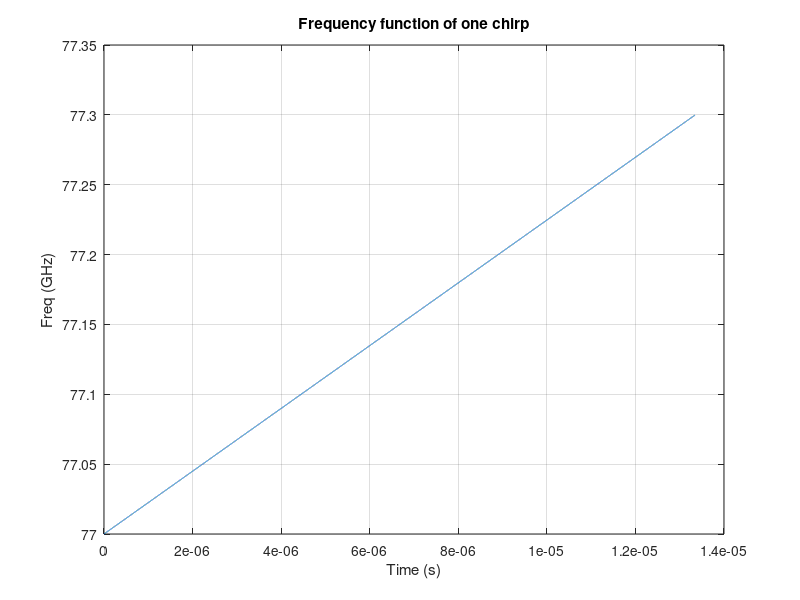
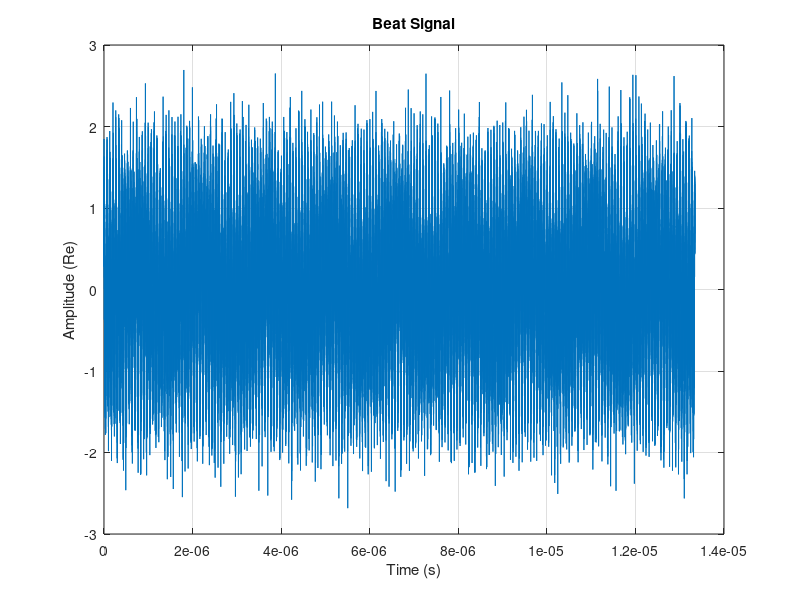
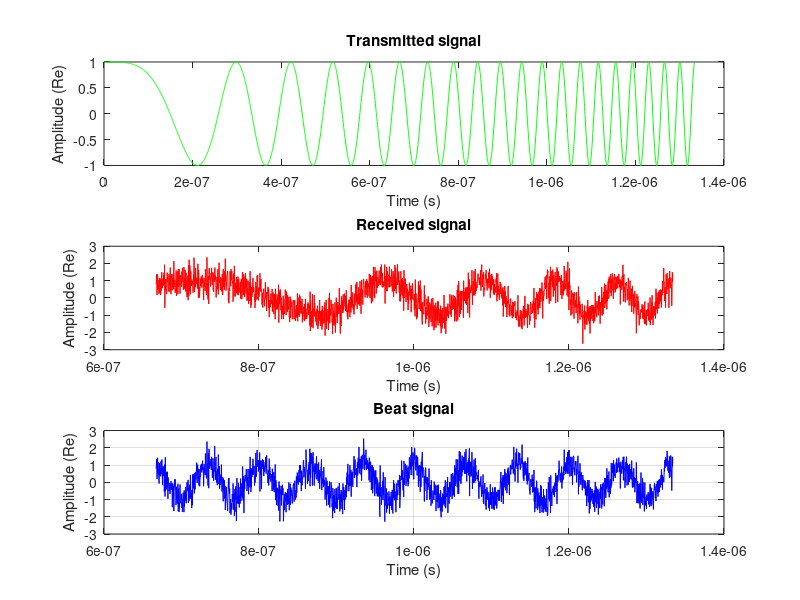
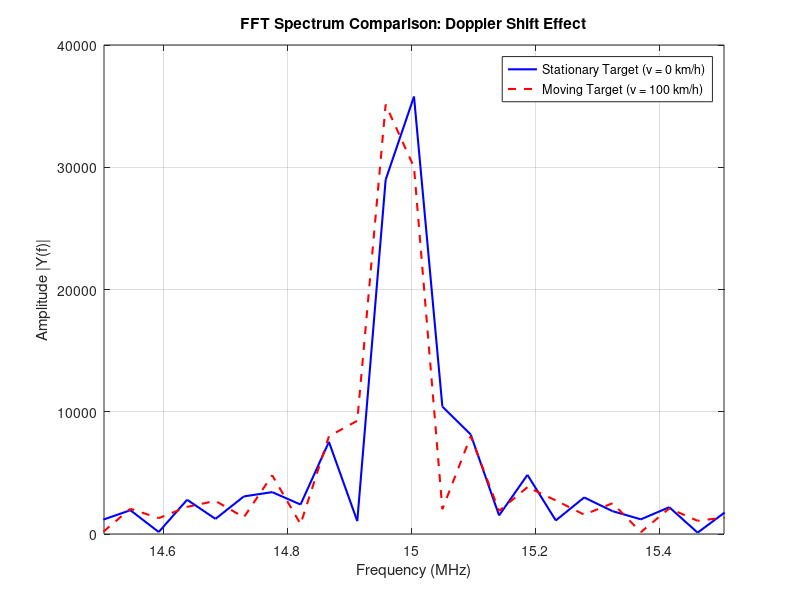

Write MATLAB code to recreate these figures, in order. (Note: this script raises an error after producing the figures.)
clc;
clear;
close all;

% #### PART 1 MANUAL DEFINITION OF SIGNALS ####
               
c = 299792458;  % Light speed const in m/s
fc = 77e9;      % Carrier frequency (77 GHz - standard for automotive radars)

% ---- Project requirements -----

max_range = 200;                        % Maximal range in meters
range_resolution = 0.5;                 % Minimal distinguishable difference in distance in meters
max_velocity = 150;                     % Maximal velocity of measured target in km/h
bandwidth_ = c / (2*range_resolution);  % Bandwidth of our signal 
t_of_flight = 2*max_range/c;            % Time required to signal travel both ways 

% Value below is increased by some factor in order to obtain sufficient
% amount of time to compare it to beat signal
t_sweep = 10 * t_of_flight;             % Duration of 1 chirp 
slope = bandwidth_/t_sweep;             % Frequency slope of chirp
fs = 10*bandwidth_;                     % Sampling frequency

% Ploting parameters
disp(['System parameters        ', 'value']);
disp('------------------------------------');
disp(['Carrier frequency :      ', num2str(fc/1e9), ' GHz']);
disp(['Maximum target range:    ', num2str(max_range), ' m']);
disp(['Measurement resolution:  ', num2str(range_resolution), ' m']);
disp(['Maximum target velocity: ', num2str(max_velocity), ' km/h']);
disp(['Chirp time :             ', num2str(t_sweep*1e6), ' us']);
disp(['Bandwidth :              ', num2str(bandwidth_/1e9), ' GHz']);
disp(['Chirp time (t_sweep):    ', num2str(t_sweep*1e6), ' us']);
disp(['Slope:                   ', num2str(slope/1e12), ' THz/s']);
disp(['Sampling frequency:      ', num2str(fs/1e9), ' GHz']);
disp(' ');

% ---- Target definition ---- 
target_range_0 = 100;   % In meters
target_vel_0 = 0;       % In km/h

target_range_1 = target_range_0;   % In meters
target_vel_1 = 100;     % In km/h

% ---- Signal definition ----

t = 0: (1/fs) : t_sweep;             % Time vector for one chirp
phase_tx = (2*pi*slope*t.^2)/2;      % Phase of one chirp
signal_tx = exp(1j * phase_tx);      % Definition of transitted signal

% % Diagnostic print
% figure;
% plot(t(1:500), real(signal_tx(1:500)));
% title('Begining of transmition signal (Re)');
% xlabel('Time (s)');
% ylabel('Amplittude');
freq_function = (fc + slope * t)/1e9;
figure;
plot(t, freq_function);
title('Frequency function of one chirp');
xlabel('Time (s)');
ylabel('Freq (GHz)');
grid on;
% ---- Signal propagation and echo ----

%Calculation for our first target (target_0)
tau = (2 * target_range_0) / c;                                         % This is our signal travel time (round-trip)
lambda = c / fc;                                                        % wavelenght
f_d_0 = (2 * target_vel_0 * 1000 / 3600) / lambda;                      % Doppler frequency 
phase_rx = (2 * pi * slope * (t-tau).^2) / 2;                           % Reciving signal phase
doppler_shift_signal_0 = exp(1j * 2 * pi * f_d_0 * t);                  % Generationg doppler shift signal
noise = 0.5 * (randn(size(t)) + 1j * randn(size(t)));                   % Generating complex gausian noise 
signal_rx_0 = (exp(1j * phase_rx) .* doppler_shift_signal_0) + noise;   % Return signal with noise and phase shift

%Calculation for our first target (target_1)
f_d_1 = (2 * target_vel_1 * 1000 / 3600) / lambda;                      % Doppler frequency 
doppler_shift_signal_1 = exp(1j * 2 * pi * f_d_1 * t);                  % Generationg doppler shift signal
signal_rx_1 = (exp(1j * phase_rx) .* doppler_shift_signal_1) + noise;   % Return signal with noise and phase shift


% We multiply signals to make use of exponent adding properiety of a
% signals
disp('Comparison od stationary and non stationary target');
disp('------------------------------------');
disp(['Travel time for target_0:              ', num2str(tau), ' s']);
disp(['Doppler freqency for target_0 (vel=0): ', num2str(f_d_0/1e6), ' MHz']);
disp(['Travel time for target_1:              ', num2str(tau), ' s']);
disp(['Doppler freqency for target_1 (vel>0): ', num2str(f_d_1/1e6), ' MHz']);
% ---- Beat signal ----

beat_signal_0 = signal_tx .* conj(signal_rx_0);                         % Generating beat signal for target_0
beat_signal_1 = signal_tx .* conj(signal_rx_1);                         % Generating beat signal for target_1
% Beat signal is generated using Complex Conjugate function, by that we
% ramowe our tx component of recived signal (we subtract it)

% ---- printing results ----
figure;
plot(t, real(beat_signal_0));
title('Beat Signal');
xlabel('Time (s)');
ylabel('Amplitude (Re)');
grid on;
figure;
subplot(3,1,1);
plot(t(1:4000), real(signal_tx(1:4000)),'-g');
xlabel('Time (s)');
ylabel('Amplitude (Re)');
title('Transmitted signal');
subplot(3,1,2);
t_start = round(tau*fs)+1;
plot(t(t_start:4000), real(signal_rx_0(t_start:4000)),'-r');
xlabel('Time (s)');
ylabel('Amplitude (Re)');
title('Received signal');
subplot(3,1,3);
plot(t(t_start:4000), real(beat_signal_0(t_start:4000)),'-b');
title('Beat signal');
xlabel('Time (s)');
ylabel('Amplitude (Re)');
grid on;

% ---- Fast Fourier Transform

% For target_0
beat_signal_cleaned_0 = beat_signal_0(t_start:end);        % Cutting of first samples (before received signal arivall)
N_fft_0 = 2^nextpow2(length(beat_signal_cleaned_0));       % Optymalizing fft transform function
fft_0 = fft(beat_signal_cleaned_0, N_fft_0);               % Fast Fourier transform
fft_shifted_0 = fftshift(fft_0);                           % Shifting order

% For target_1
beat_signal_cleaned_1 = beat_signal_1(t_start:end);        % Cutting of first samples (before received signal arivall)
N_fft_1 = 2^nextpow2(length(beat_signal_cleaned_1));       % Optymalizing fft transform function
fft_1 = fft(beat_signal_cleaned_1, N_fft_1);               % Fast Fourier transform
fft_shifted_1 = fftshift(fft_1);                           % Shifting order

f_axis = fs * (-N_fft_0/2 : N_fft_0/2 - 1) / N_fft_0;      % Axis for fft ploting

% FFT ploting
figure;
plot(f_axis/1e6, abs(fft_shifted_0), 'b-', 'LineWidth', 1.5); 
hold on;
plot(f_axis/1e6, abs(fft_shifted_1), 'r--', 'LineWidth', 1.5); 
hold off;
grid on;
title('FFT Spectrum Comparison: Doppler Shift Effect');
xlabel('Frequency (MHz)');
ylabel('Amplitude |Y(f)|');
legend('Stationary Target (v = 0 km/h)', 'Moving Target (v = 100 km/h)');
% Zoom settings
[~, idx_peak] = max(abs(fft_shifted_0));
f_peak_MHz = f_axis(idx_peak) / 1e6;
zoom = 0.5; 
xlim([f_peak_MHz - zoom, f_peak_MHz + zoom]);

% ---- Spectrogram of chirp ----

%Spectrogram parametrs
window_size = 1024;
overlap = 1000;
nfft = 2048;
% Spectrogram plotting 
figure;
[s, f, t_spec] = spectrogram(signal_tx, window_size, overlap, nfft, fs);    % Generating data for spectrogram plot
s_db = 10 * log10((abs(s)).^2 +eps);                                        % Converting to db Power scale , we add eps, which is relly inrelevant
                                                                            % positive number that allows to deal with log10(0) = -inf rule and by that we can scale our spectrogram properetly 
imagesc(t_spec * 1e6, f / 1e6, s_db);                                       % Plotting spectrogram
ylim([0, bandwidth_ / 1e6]);
max_val = max(s_db(:));                                                     % Regulate renges of colorbar to get clear colour image
clim([max_val - 60, max_val]); 
set(gca, 'YDir', 'normal');                                                 % We rotate y axis to obtain growing in up direction
colormap('jet');
c = colorbar;
c.Label.String = 'Power (dB)';
title('Spetrogram of transmitted signal (TX Chirp)');
xlabel('Time (us)');
ylabel('Frequency (MHz)');

%% 
%   #### PART 2 REALIZATION USING PHASED ARRAY SYSTEM TOOLBOX ####

clc;
clear all;

c = 299792458;  % Light speed const in m/s
fc = 77e9;      % Carrier frequency (77 GHz - standard for automotive radars)
lambda = c/fc;  % Wavelength 

% ---- Project requirements -----

max_range = 200;                                % Maximal range in meters
t_sweep = 5.5 * range2time(max_range, c);       % Duration of 1 chirp 
range_resolution = 0.5;                         % Minimal distinguishable difference in distance in meters
bandwidth_ = rangeres2bw(range_resolution, c);  % Bandwidth of our signal 
slope = bandwidth_/t_sweep;                     % Frequency slope of chirp
fr_max = range2beat(max_range,slope,c);   % Obtaining max freq component of beat signal colerated to distance
max_velocity = 150*1000/3600;                   % Max velocity in meters per second
fd_max = speed2dop(2*max_velocity,lambda);      % Obtaining max freq component of beat signal colerated to speed
fb_max = fr_max+fd_max;                         % Maximum beat signal freq containing distance component as well as velocity component


% ---- HINT ---- 
%{ 
Because an FMCW signal often occupies a large bandwidth, setting the sample rate blindly to twice the bandwidth often 
stresses the capability of A/D converter hardware. To address this issue, you can often choose a lower sample rate.
Consider two things here:

* For a complex sampled signal, the sample rate can be set to the same as the bandwidth.
* FMCW radars estimate the target range using the beat frequency embedded in the dechirped signal. 
   The maximum beat frequency the radar needs to detect is the sum of the beat frequency corresponding to the
   maximum range and the maximum Doppler frequency. Hence, the sample rate only needs to be twice the maximum beat frequency.
%}

fs = max(2*fb_max, bandwidth_); % Securing sample time to meet sapling requirement

%{
 For our simulation purpuses we use bandwidth sampling frequency becausewe want to 
 generate our tx_signal. In real radar decoding rx is proceeded in analog
 mixer so we anly need sufficient sampling freq to decode beat signal.
%}

waveform = phased.FMCWWaveform('SweepTime',t_sweep, ...
    'SweepBandwidth',bandwidth_, ...
    'SampleRate',fs, ...
    'SweepInterval', 'Positive');

signal_tx = waveform();
subplot(211); plot(0:1/fs:t_sweep-1/fs,real(signal_tx));
xlabel('Time (s)'); ylabel('Amplitude (v)');
title('FMCW signal (aliasing)'); axis tight;
subplot(212); spectrogram(signal_tx,32,16,32,fs,'yaxis');
title('FMCW signal spectrogram');

% ---- Target definition ---- 

target_range = 100;
target_speed = -96*1000/3600;
car_rcs = db2pow(min(10*log10(target_range)+5,20));      % Simulation of changing size of our target based on a distance  

target = phased.RadarTarget( ...                           % Definition of our target system object from electromagnetic side 
    'MeanRCS',car_rcs, ...
    'PropagationSpeed',c,...
    'OperatingFrequency',fc);

target_motion = phased.Platform( ...                       % Definition another system object which describes movement of a target
    'InitialPosition',[target_range;0;0.5],...
    'Velocity',[target_speed;0;0]);

channel = phased.FreeSpace( ...                            % Definition of another system object which describes wave propagation model
    'PropagationSpeed',c,...
    'OperatingFrequency',fc, ...
    'SampleRate',fs, ...
    'TwoWayPropagation',true);

% Hardware config
ant_aperture = 6.06e-4;                         % in square meter
ant_gain = aperture2gain(ant_aperture,lambda);  % in dB

tx_ppower = db2pow(5)*1e-3;                     % in watts
tx_gain = 9+ant_gain;                           % in dB

rx_gain = 15+ant_gain;                          % in dB
rx_nf = 4.5;                                    % in dB

% Definition of transmiter and receiver system objects
transmitter = phased.Transmitter('PeakPower',tx_ppower,'Gain',tx_gain);
receiver = phased.ReceiverPreamp('Gain',rx_gain,'NoiseFigure',rx_nf,'SampleRate',fs);

% Definition of transmitter movement system object
radar_speed = 10*1000/3600;
radar_motion = phased.Platform('InitialPosition',[0;0;0.5],...
    'Velocity',[radar_speed;0;0]);
% Configuration of spectrum analizer, we chec if our signal didn't got lost
% in noise
specanalyzer = spectrumAnalyzer('SampleRate',fs, ...
    'Method','welch','AveragingMethod','running', ...
    'PlotAsTwoSidedSpectrum',true, 'FrequencyResolutionMethod','rbw', ...
    'Title','Spectrum for received and dechirped signal', ...
    'ShowLegend',true, ...
    'ChannelNames', {'Transmitted Signal', 'Dechirped (Beat) Signal'});


rng(2012);                  % Defining randomnes to be the same in every program run
Nsweep = 64;                % Numer of chirps for measurment
xr = complex(zeros(waveform.SampleRate*waveform.SweepTime,Nsweep)); % Data storage 2D matrix, 

for m = 1:Nsweep
    % Update radar and target positions
    [radar_pos,radar_vel] = radar_motion(waveform.SweepTime);
    [tgt_pos,tgt_vel] = target_motion(waveform.SweepTime);

    % Transmit FMCW waveform
    sig = waveform();
    txsig = transmitter(sig);

    % Propagate the signal and reflect off the target
    txsig = channel(txsig,radar_pos,tgt_pos,radar_vel,tgt_vel);
    txsig = target(txsig);

    % Dechirp the received radar return
    txsig = receiver(txsig);
    dechirpsig = dechirp(txsig,sig);

    % Visualize the spectrum
    specanalyzer([txsig dechirpsig]);
    % Data collection
    xr(:,m) = dechirpsig;
end

rngdopresp = phased.RangeDopplerResponse('PropagationSpeed',c,...
    'DopplerOutput','Speed','OperatingFrequency',fc,'SampleRate',fs,...
    'RangeMethod','FFT','SweepSlope',slope,...
    'RangeFFTLengthSource','Property','RangeFFTLength',2048,...
    'DopplerFFTLengthSource','Property','DopplerFFTLength',256);

clf;
plotResponse(rngdopresp,xr);                     % Plot range Doppler map
axis([-max_velocity max_velocity 0 max_range]);
title('Range-Doppler Map');
